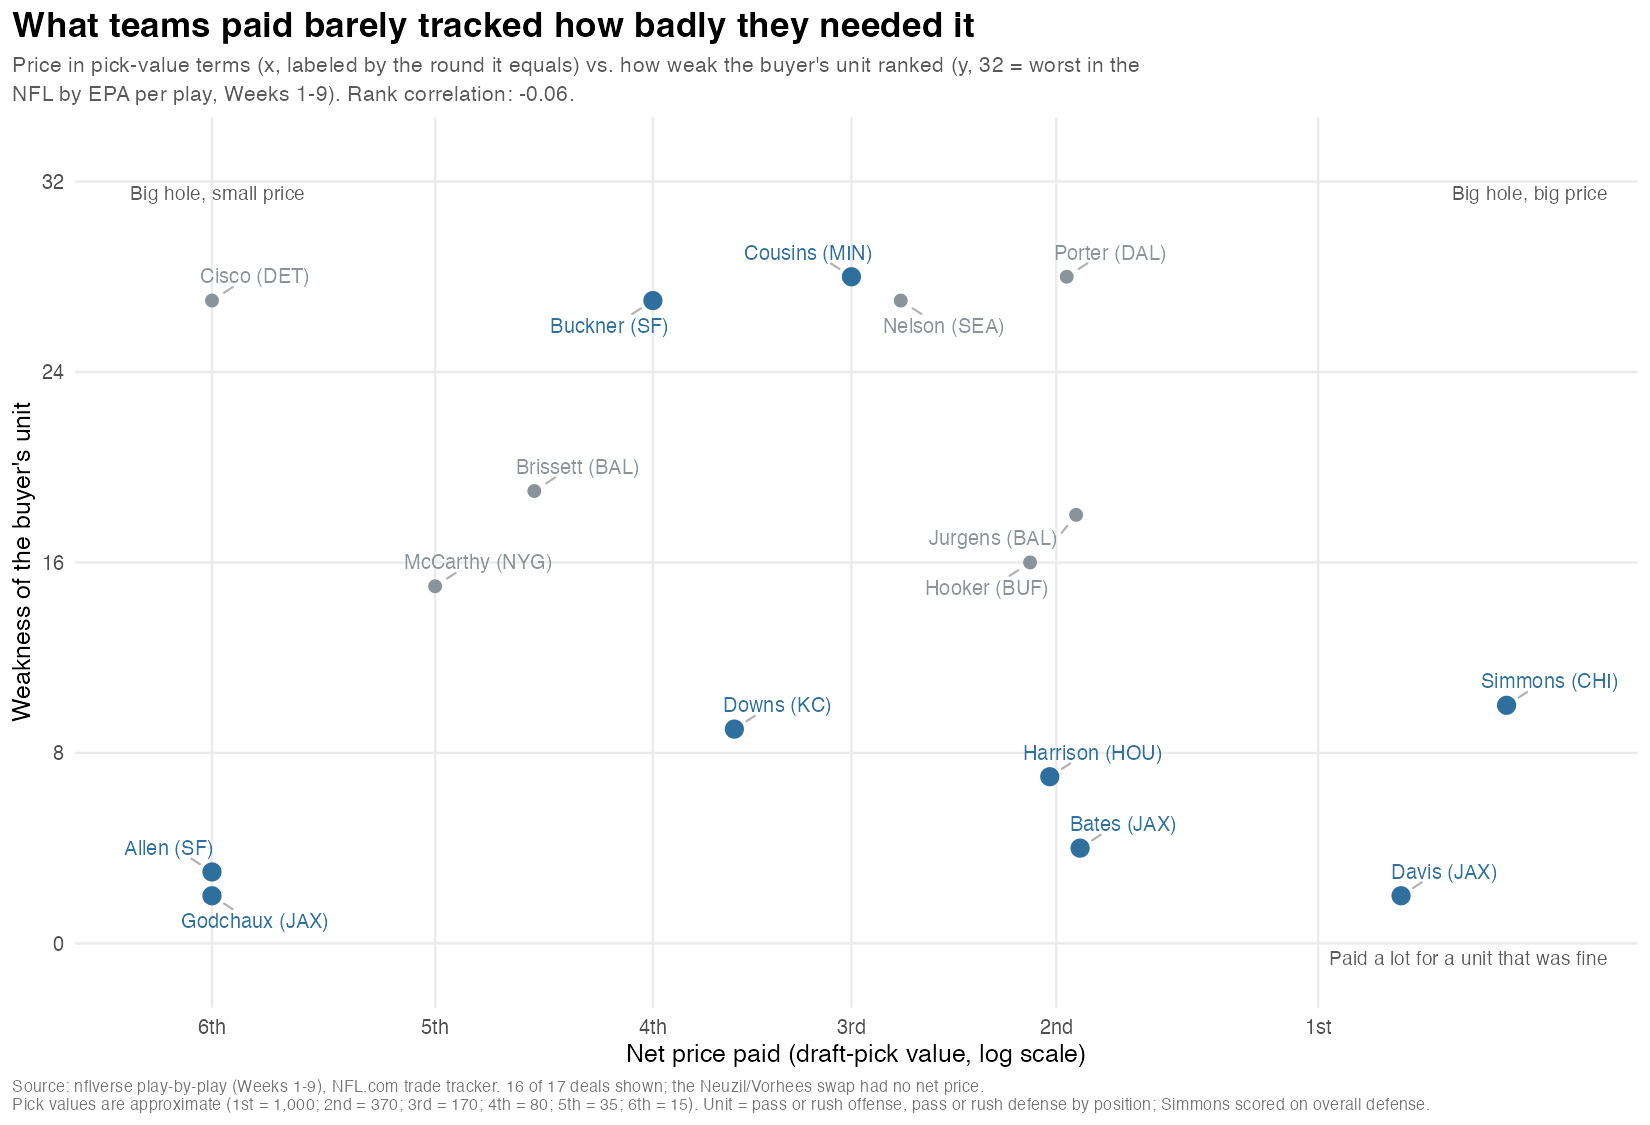

The script that saved this image:
# Hero: price paid vs. size of the hole. Run from repo root.
# Expected (stated before plotting): no strong relationship (Spearman about -0.1);
# Davis/Simmons/Harrison high price + small hole; Buckner/Cousins low price + big hole.
suppressMessages({library(ggplot2); library(dplyr); library(ggrepel); library(scales)})
d <- read.csv("graphics/week10_trade_deadline/price_vs_hole.csv") |>
  filter(price > 0) |>
  mutate(hole = 33 - need_rank,
         feat = deal %in% c("Davis to JAX","Godchaux to JAX","Bates to JAX","Buckner to SF",
                            "Allen to SF","Downs to KC","Cousins to MIN","Simmons to CHI",
                            "Harrison to HOU"),
         lab = sub(" to .*", "", deal) |> paste0(" (", buyer, ")"))
rho <- round(cor(d$price, d$hole, method = "spearman"), 2)
brk <- c(15, 35, 80, 170, 370, 1000)
p <- ggplot(d, aes(price, hole)) +
  geom_point(aes(color = feat, size = feat)) +
  geom_text_repel(aes(label = lab, color = feat), seed = 42, size = 3.4,
                  box.padding = 0.5, point.padding = 0.4, min.segment.length = 0.2,
                  segment.color = "grey70", max.overlaps = Inf, show.legend = FALSE) +
  scale_color_manual(values = c(`TRUE` = "#2E6F9E", `FALSE` = "#8A9399"), guide = "none") +
  scale_size_manual(values = c(`TRUE` = 3.6, `FALSE` = 2.4), guide = "none") +
  scale_x_log10(breaks = brk, labels = c("6th","5th","4th","3rd","2nd","1st"),
                limits = c(10, 3000), expand = expansion(mult = c(0.02, 0.02))) +
  scale_y_continuous(limits = c(-1, 33), breaks = c(0, 8, 16, 24, 32)) +
  annotate("text", x = 3000, y = 31.5, hjust = 1, size = 3.3, color = "grey35",
           label = "Big hole, big price") +
  annotate("text", x = 11, y = 31.5, hjust = 0, size = 3.3, color = "grey35",
           label = "Big hole, small price") +
  annotate("text", x = 3000, y = -0.6, hjust = 1, size = 3.3, color = "grey35",
           label = "Paid a lot for a unit that was fine") +
  labs(title = "What teams paid barely tracked how badly they needed it",
       subtitle = glue::glue("Price in pick-value terms (x, labeled by the round it equals) vs. how weak the buyer's unit ranked (y, 32 = worst in the NFL by EPA per play, Weeks 1-9). Rank correlation: {rho}."),
       x = "Net price paid (draft-pick value, log scale)",
       y = "Weakness of the buyer's unit",
       caption = "Source: nflverse play-by-play (Weeks 1-9), NFL.com trade tracker. 16 of 17 deals shown; the Neuzil/Vorhees swap had no net price.\nPick values are approximate (1st = 1,000; 2nd = 370; 3rd = 170; 4th = 80; 5th = 35; 6th = 15). Unit = pass or rush offense, pass or rush defense by position; Simmons scored on overall defense.") +
  theme_minimal(base_size = 12) +
  theme(plot.background = element_rect(fill = "white", color = NA),
        plot.title = element_text(face = "bold", size = 17),
        plot.subtitle = element_text(color = "grey35", size = 10.5, lineheight = 1.1),
        plot.caption = element_text(color = "grey45", size = 8, hjust = 0),
        panel.grid.minor = element_blank(), plot.title.position = "plot",
        plot.caption.position = "plot")
p$labels$subtitle <- stringr::str_wrap(p$labels$subtitle, 120)
ggsave("graphics/week10_trade_deadline/hero_price_vs_hole.png", p, width = 11, height = 7.5, dpi = 150, bg = "white")
